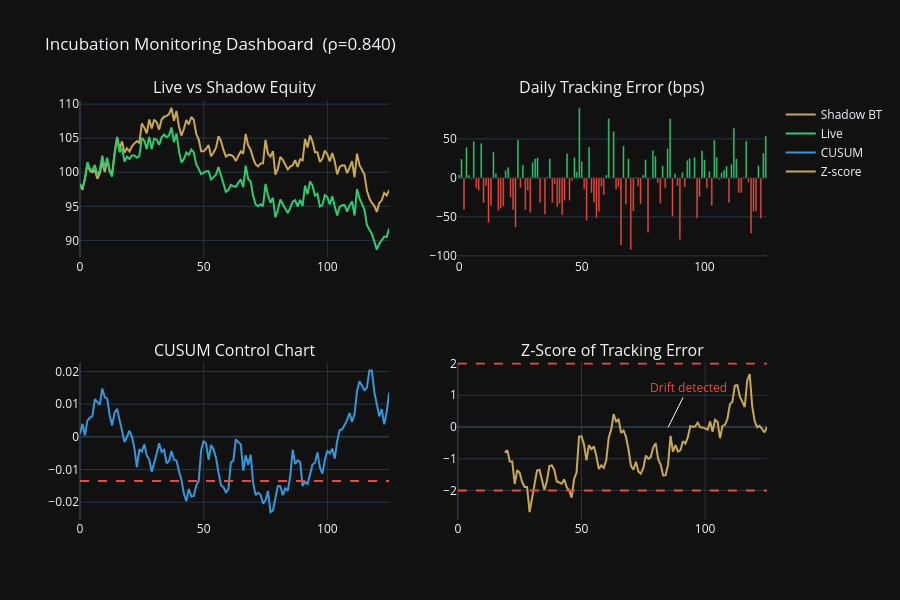

The notebook cell this image was saved under:
### Code cell
fig = make_subplots(rows=2, cols=2,
    subplot_titles=['Live vs Shadow Equity', 'Daily Tracking Error (bps)',
                    'CUSUM Control Chart', 'Z-Score of Tracking Error'])

days = np.arange(N_LIVE)

# Panel 1
fig.add_trace(go.Scatter(y=shadow_eq, name='Shadow BT', line=dict(color=GOLD)), row=1, col=1)
fig.add_trace(go.Scatter(y=live_eq,   name='Live',      line=dict(color=GREEN)), row=1, col=1)

# Panel 2
fig.add_trace(go.Bar(x=days, y=spread_daily * 10_000, name='Spread (bps)',
                     marker_color=[GREEN if v >= 0 else RED for v in spread_daily],
                     showlegend=False), row=1, col=2)

# Panel 3: CUSUM
fig.add_trace(go.Scatter(y=cusum, name='CUSUM', line=dict(color=BLUE)), row=2, col=1)
cusum_thresh = 3 * np.std(cusum[:20])
fig.add_hline(y=-cusum_thresh, line_color=RED, line_dash='dash', row=2, col=1)
fig.add_annotation(x=85, y=cusum[85], text='Drift detected', showarrow=True,
                   ax=20, ay=-40, font=dict(color=RED), row=2, col=2)

# Panel 4: Z-score
fig.add_trace(go.Scatter(y=zscore, name='Z-score', line=dict(color=GOLD)), row=2, col=2)
for thresh, color in [(-2, RED), (2, RED)]:
    fig.add_hline(y=thresh, line_color=color, line_dash='dash', row=2, col=2)

fig.update_layout(template=THEME, height=600,
    title=f'Incubation Monitoring Dashboard  (ρ={corr:.3f})')
fig.show()
